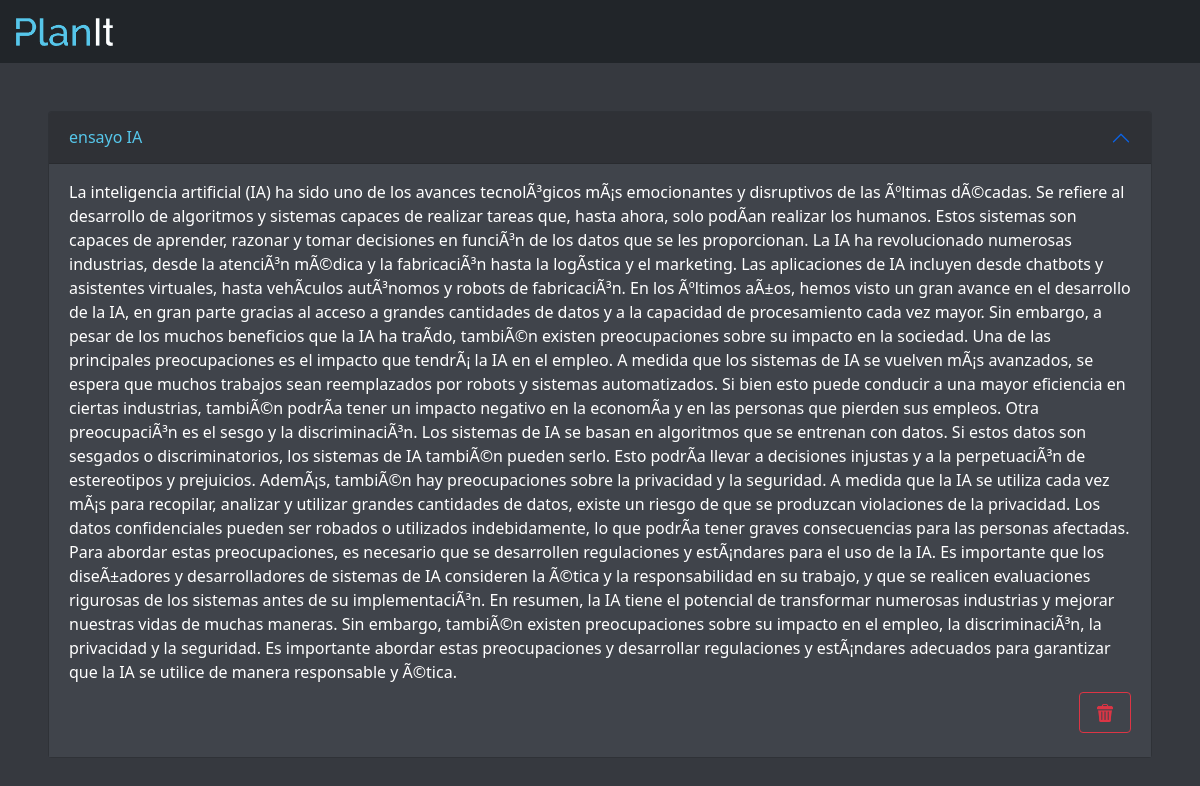
/4, run on the app's committed database.
### tables this page shows
CREATE TABLE elements (
    id INTEGER PRIMARY KEY AUTOINCREMENT,
    title TEXT,
    body TEXT
);

### app.py (the view)
@app.route("/<int:element_id>", methods=("GET",))
def show(element_id):
    connection = sqlite3.connect("database.db")
    connection.row_factory = sqlite3.Row
    element = connection.execute(
        "SELECT * FROM elements WHERE id=?", (element_id,)
    ).fetchone()
    connection.close()
    print(element)
    return render_template("show.html", element=element)

### templates/show.html (shortened to what this page needs)
<!doctype html>
<html lang="en">
  <head>
    <link href="https://cdn.jsdelivr.net/npm/bootstrap@5.1.3/dist/css/bootstrap.min.css" rel="stylesheet">
  </head>
  <body style="background-color: #36393f;">
    <nav class="navbar navbar-expand-lg navbar-dark bg-dark">
        <div class="container-fluid">
          <a class="navbar-brand" href="/">
            <img src="static/PlanIt_logo.png" alt="PlanIt logo" width="25%" height="25%" class="d-inline-block align-text-top m-1">
          </a>
        </div>
      </nav>
      <div class="accordion m-5" id="accordionPanelsStayOpenExample">
        <div class="accordion-item" style="background-color: #36393f;">
          <h2 class="accordion-header" id="panelsStayOpen-headingOne">
            <button  style="background-color: #2f3136; color: #56c7eb;" class="accordion-button" style="font-weight: 600; " type="button" data-bs-toggle="collapse" data-bs-target="#panelsStayOpen-collapseOne" aria-expanded="true" aria-controls="panelsStayOpen-collapseOne">
                {{element.title}}
              </button>
          </h2>
          <div id="panelsStayOpen-collapseOne" class="accordion-collapse collapse show" aria-labelledby="panelsStayOpen-headingOne">
            <div class="accordion-body" style="background-color: #40444b; color:white">
                {{element.body}}
                <form action="{{element.id}}/delete" method="POST" class="d-flex justify-content-end">
                    <button type="submit" class="delete-button btn btn-outline-danger ml-auto my-2">
                        <img src="static/trash-can.png" alt="Delete element" style="width: 18px; height: 18px;" class="d-inline-block align-text-top m-1">
                    </button>
                </form>
            </div>
          </div>
        </div>
      </div>
  </body>
</html>

### data on the page
elements: title "ensayo IA", body "La inteligencia artificial (IA) ha sido uno de los avances tecnolÃ³gicos mÃ¡s emocionantes y disruptivos de las Ãºltimas dÃ©cadas. Se refiere al desarrollo de algoritmos y sistemas capaces de realizar tareas que, hasta ahora, solo podÃ­an realizar los humanos. Estos sistemas son capaces de aprender, razonar y tomar decisiones en funciÃ³n de los datos que se les proporcionan. La IA ha revolucionado numerosas industrias, desde la atenciÃ³n mÃ©dica y la fabricaciÃ³n hasta la logÃ­stica y el marketing. Las aplicaciones de IA incluyen desde chatbots y asistentes virtuales, hasta vehÃ­culos autÃ³nomos y robots de fabricaciÃ³n. En los Ãºltimos aÃ±os, hemos visto un gran avance en el desarrollo de…"
